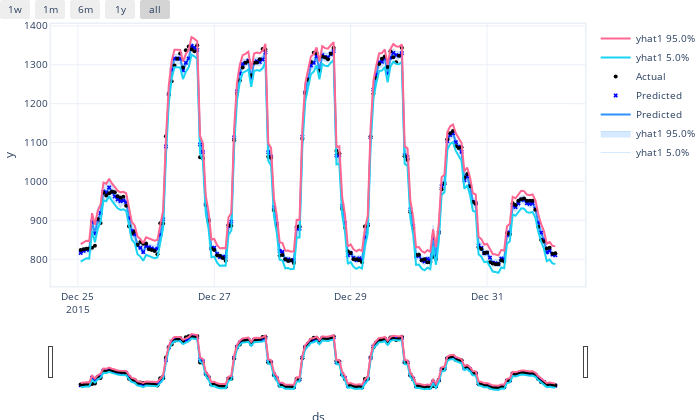

Here is the notebook cell this chart was saved with:
### Code cell
m2.conformal_plot(naive_forecast2[-cutoff:], plotting_backend="plotly")

### Figure 1 — Plotly figure (JSON) as saved in the notebook; plotly's stock layout.template omitted (floating-point values rounded to 4 significant figures; data arrays with more than 128 entries replaced by an {"elided": "..."} marker saying what was removed)
{"data": [{"fillcolor": "rgba(45, 146, 255, 0.2)", "line": {"color": "rgba(45, 146, 255, 0.2)", "width": 1}, "mode": "lines", "name": "yhat1 5.0%", "type": "scatter", "x": {"elided": "168 str values"}, "y": {"elided": "168 float values"}}, {"fill": "tonexty", "fillcolor": "rgba(45, 146, 255, 0.2)", "line": {"color": "rgba(45, 146, 255, 0.2)", "width": 1}, "mode": "lines", "name": "yhat1 95.0%", "type": "scatter", "x": {"elided": "168 str values"}, "y": {"elided": "168 float values"}}, {"line": {"color": "#2d92ff", "width": 2}, "mode": "lines", "name": "Predicted", "type": "scatter", "x": {"elided": "168 str values"}, "y": {"elided": "168 float values"}}, {"marker": {"color": "blue", "size": 4, "symbol": "x"}, "mode": "markers", "name": "Predicted", "type": "scatter", "x": {"elided": "168 str values"}, "y": {"elided": "168 float values"}}, {"marker": {"color": "black", "size": 4}, "mode": "markers", "name": "Actual", "type": "scatter", "x": {"elided": "168 str values"}, "y": {"elided": "168 float values"}}, {"name": "yhat1 5.0%", "type": "scatter", "x": {"elided": "168 str values"}, "y": {"elided": "168 float values"}}, {"name": "yhat1 95.0%", "type": "scatter", "x": {"elided": "168 str values"}, "y": {"elided": "168 float values"}}], "layout": {"autosize": true, "font": {"size": 10}, "height": 420, "hovermode": "x unified", "margin": {"b": 0, "l": 0, "pad": 0, "r": 10, "t": 10}, "showlegend": true, "title": {"font": {"size": 12}}, "width": 700, "xaxis": {"linewidth": 1.5, "mirror": true, "rangeselector": {"buttons": [{"count": 7, "label": "1w", "step": "day", "stepmode": "backward"}, {"count": 1, "label": "1m", "step": "month", "stepmode": "backward"}, {"count": 6, "label": "6m", "step": "month", "stepmode": "backward"}, {"count": 1, "label": "1y", "step": "year", "stepmode": "backward"}, {"step": "all"}]}, "rangeslider": {"visible": true}, "showline": true, "title": {"text": "ds"}, "type": "date"}, "yaxis": {"linewidth": 1.5, "mirror": true, "showline": true, "title": {"text": "y"}}}}
